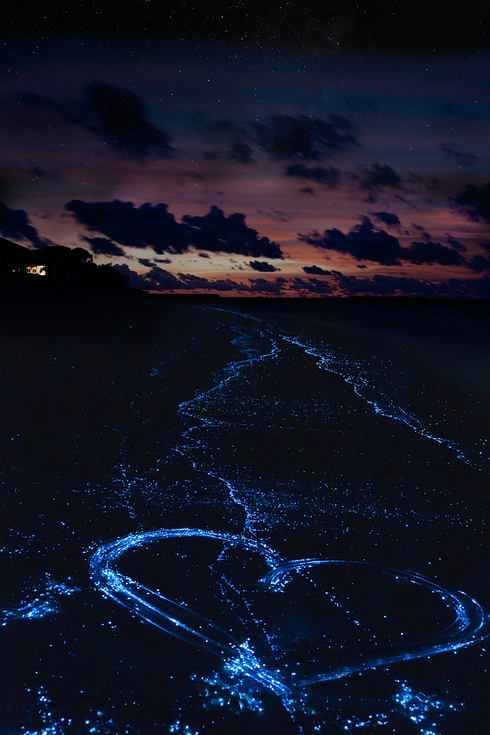
//> input picture impaint/impaint/1.jpg, 490 x 735 px
$ ./impaint   (built with g++ and OpenCV 4)
//> lines starting //> are read from the running program, lines starting //| are printed output that depends on the picture; after the words box and inside, x2 and y2 are one past the last pixel; in counts of white or black regions, pixels touching at a corner belong together
### impaint/impaint/stdafx.h
// stdafx.h : 标准系统包含文件的包含文件，
// 或是经常使用但不常更改的
// 特定于项目的包含文件
//

#pragma once

#include "targetver.h"

#include <stdio.h>
#include <tchar.h>


// TODO:  在此处引用程序需要的其他头文件

### impaint/impaint/impaint.cpp
// impaint.cpp : 定义控制台应用程序的入口点。
//

#include "stdafx.h"
#include <opencv2/opencv.hpp>
#include <iostream>

using namespace cv;
using namespace std;

#define WINDOWS_NAME0 "【原图参考图】"
#define WINDOWS_NAME1 "【原始图】"
#define WINDOWS_NAME2 "【修补后的效果图】"

//-----------【全局变量】----------
Mat srcImage0, srcImage1, inpaintMask;
Point previousPoint(-1,-1);//原来的点坐标
//------全局函数部分
static void ShowHelpText();
static void On_Mouse(int event, int x, int y, int flags, void* );


//------------【On_Mouse函数】-------


int main()
{
	//改变界面颜色输出帮助信息
	system("color 5F");
	ShowHelpText();

	//载入原图并进行掩膜初始化
	 Mat srcImage = imread("1.jpg",-1);
//> srcImage is the input picture: 735 rows x 490 cols, CV_8UC3; mean B, G, R 37.8, 22, 18.6
	if (!srcImage.data)
	{
		printf("cannot find the file! Plese check it \n");
		return false;
	}
	srcImage0 = srcImage.clone();
	srcImage1 = srcImage.clone();
	inpaintMask = Mat::zeros(srcImage1.size(), CV_8U);

	//显示原始图
	imshow(WINDOWS_NAME0, srcImage0);
	imshow(WINDOWS_NAME1, srcImage1);

	//设置鼠标回调消息
	setMouseCallback(WINDOWS_NAME1, On_Mouse, 0);

	//轮询按键， 根据不同按键进行处理
	while (1)
	{
		//获取鼠标键值
		char key = waitKey(0);
//> the left mouse button is pressed at (122, 183)
//> the mouse is dragged to (245, 367)
//> call 2 of On_Mouse, with event = 0, x = 245, y = 367, flags = 1
//> in On_Mouse (call 2), `line( inpaintMask, previousPoint, pt, Scalar::all(255), 5, 8, 0);`:
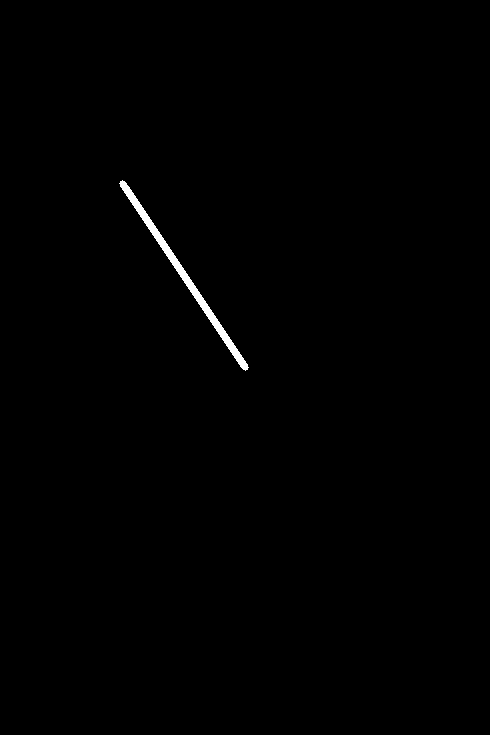
//> inpaintMask: 735 rows x 490 cols, CV_8UC1; 0.45% white; 1 white region, box (x1, y1, x2, y2) and area: (119, 180, 249, 371) 1623
//> in On_Mouse (call 2), `line( srcImage1, previousPoint, pt, Scalar::all(255), 5, 8, 0);`:
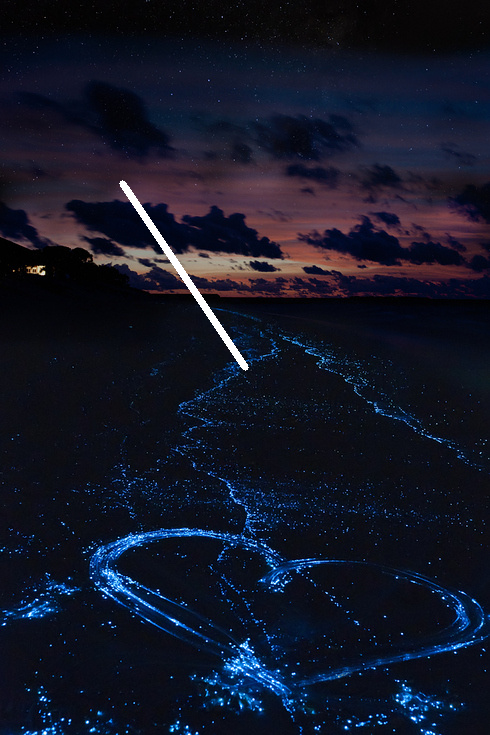
//> srcImage1: 735 rows x 490 cols, CV_8UC3; 0.45% of pixels changed, all inside (x1, y1, x2, y2) = (119, 180, 249, 371)
//> the mouse is dragged to (367, 551)
//> call 3 of On_Mouse, with event = 0, x = 367, y = 551, flags = 1
//> in On_Mouse (call 3), `line( inpaintMask, previousPoint, pt, Scalar::all(255), 5, 8, 0);`:
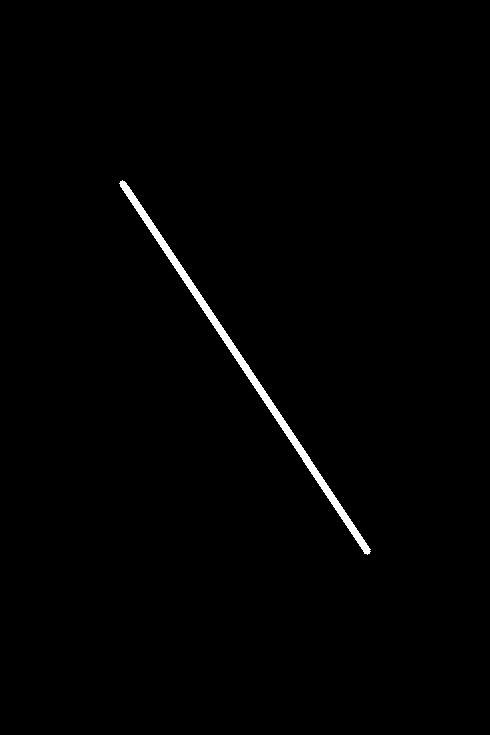
//> inpaintMask: 735 rows x 490 cols, CV_8UC1; 0.89% white; 1 white region, box (x1, y1, x2, y2) and area: (119, 180, 371, 555) 3219
//> in On_Mouse (call 3), `line( srcImage1, previousPoint, pt, Scalar::all(255), 5, 8, 0);`:
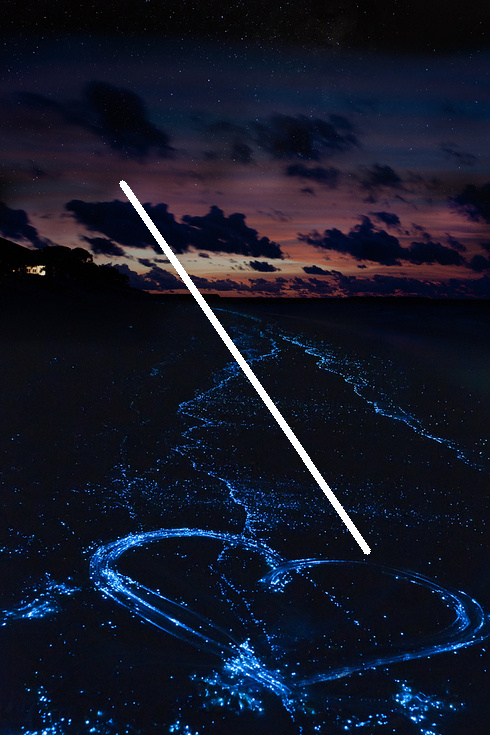
//> srcImage1: 735 rows x 490 cols, CV_8UC3; 0.44% of pixels changed, all inside (x1, y1, x2, y2) = (242, 365, 371, 555)
//> the button is released at (367, 551)
		//键值为ESC，退出
		if (key == 27)
			break;

		//键值为2 恢复显示原图
		if ( key == '2')
		{
			inpaintMask = Scalar::all(0);
			srcImage.copyTo(srcImage1);
			imshow( WINDOWS_NAME1, srcImage1);
		}

		//键值为1或者space时 处理图像
		if (key == '1' || key == ' ')
		{
			Mat inpaintedImage;
			inpaint(srcImage, inpaintMask, inpaintedImage, 3, INPAINT_TELEA);
//> the Esc key is pressed
			imshow(WINDOWS_NAME2, inpaintedImage);

		}

	}


    return 0;
}

//--------【On_Mouse()函数】------------
void On_Mouse(int event, int x, int y, int flags, void*)
{
	//鼠标左键弹起消息
	if (event == EVENT_LBUTTONUP || !(flags & EVENT_FLAG_LBUTTON))
		previousPoint = Point(-1, -1);
	else if (event == EVENT_LBUTTONDOWN)
		previousPoint = Point(x, y);
	else if (event == EVENT_MOUSEMOVE && (flags & EVENT_FLAG_LBUTTON))
	{
		Point pt(x,y);
		if (previousPoint.x < 0)
			previousPoint = pt;
		//绘制白色线条
		line( inpaintMask, previousPoint, pt, Scalar::all(255), 5, 8, 0);
		line( srcImage1, previousPoint, pt, Scalar::all(255), 5, 8, 0);
		previousPoint = pt;
		imshow(WINDOWS_NAME1, srcImage1);

	}

}
//-----------------------------------【ShowHelpText( )函数】----------------------------------
//          描述：输出一些帮助信息
//----------------------------------------------------------------------------------------------
static void ShowHelpText()
{
	//输出欢迎信息和OpenCV版本
	printf("\n\n\t\t\t   当前使用的OpenCV版本为：" CV_VERSION);
	printf("\n\n  ----------------------------------------------------------------------------\n");

	//输出一些帮助信息
	printf("\n\n\n\t欢迎来到【图像修复】示例程序~\n");
	printf("\n\t请在进行图像修复操作之前，在【原始图】窗口中进行适量的绘制"
		"\n\n\t按键操作说明: \n\n"
		"\t\t【鼠标左键】-在图像上绘制白色线条\n\n"
		"\t\t键盘按键【ESC】- 退出程序\n\n"
		"\t\t键盘按键【1】或【SPACE】-进行图像修复操作 \n\n");
}
